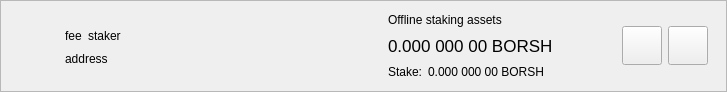
<?xml version="1.0" encoding="UTF-8"?>
<ui version="4.0">
 <class>DelegationItemWidget</class>
 <widget class="QWidget" name="DelegationItemWidget">
  <property name="geometry">
   <rect>
    <x>0</x>
    <y>0</y>
    <width>727</width>
    <height>92</height>
   </rect>
  </property>
  <property name="sizePolicy">
   <sizepolicy hsizetype="Preferred" vsizetype="Maximum">
    <horstretch>0</horstretch>
    <verstretch>0</verstretch>
   </sizepolicy>
  </property>
  <property name="windowTitle">
   <string>Form</string>
  </property>
  <layout class="QVBoxLayout" name="verticalLayout_2">
   <property name="spacing">
    <number>0</number>
   </property>
   <property name="leftMargin">
    <number>0</number>
   </property>
   <property name="topMargin">
    <number>0</number>
   </property>
   <property name="rightMargin">
    <number>0</number>
   </property>
   <property name="bottomMargin">
    <number>0</number>
   </property>
   <item>
    <widget class="QFrame" name="delegationItemFrame">
     <property name="frameShape">
      <enum>QFrame::StyledPanel</enum>
     </property>
     <property name="frameShadow">
      <enum>QFrame::Raised</enum>
     </property>
     <layout class="QHBoxLayout" name="horizontalLayout">
      <property name="topMargin">
       <number>0</number>
      </property>
      <property name="bottomMargin">
       <number>0</number>
      </property>
      <item>
       <widget class="QLabel" name="delegationLogo">
        <property name="sizePolicy">
         <sizepolicy hsizetype="Fixed" vsizetype="Fixed">
          <horstretch>0</horstretch>
          <verstretch>0</verstretch>
         </sizepolicy>
        </property>
        <property name="minimumSize">
         <size>
          <width>40</width>
          <height>40</height>
         </size>
        </property>
        <property name="alignment">
         <set>Qt::AlignCenter</set>
        </property>
       </widget>
      </item>
      <item>
       <widget class="QStackedWidget" name="stackedWidget">
        <property name="currentIndex">
         <number>0</number>
        </property>
        <widget class="QWidget" name="page">
         <layout class="QHBoxLayout" name="horizontalLayout_4">
          <item>
           <layout class="QHBoxLayout" name="horizontalLayout_3">
            <item>
             <layout class="QVBoxLayout" name="verticalLayout">
              <property name="rightMargin">
               <number>15</number>
              </property>
              <item>
               <spacer name="verticalSpacer_2">
                <property name="orientation">
                 <enum>Qt::Vertical</enum>
                </property>
                <property name="sizeHint" stdset="0">
                 <size>
                  <width>20</width>
                  <height>0</height>
                 </size>
                </property>
               </spacer>
              </item>
              <item alignment="Qt::AlignLeft">
               <widget class="QWidget" name="widgetDelegation" native="true">
                <property name="minimumSize">
                 <size>
                  <width>280</width>
                  <height>0</height>
                 </size>
                </property>
                <layout class="QHBoxLayout" name="horizontalLayout_2" stretch="0,0,1">
                 <property name="leftMargin">
                  <number>0</number>
                 </property>
                 <property name="topMargin">
                  <number>0</number>
                 </property>
                 <property name="rightMargin">
                  <number>0</number>
                 </property>
                 <property name="bottomMargin">
                  <number>0</number>
                 </property>
                 <item alignment="Qt::AlignLeft">
                  <widget class="QLabel" name="labelFee">
                   <property name="text">
                    <string>fee</string>
                   </property>
                   <property name="textInteractionFlags">
                    <set>Qt::LinksAccessibleByMouse|Qt::TextSelectableByMouse</set>
                   </property>
                  </widget>
                 </item>
                 <item alignment="Qt::AlignLeft">
                  <widget class="QLabel" name="labelStaker">
                   <property name="text">
                    <string>staker</string>
                   </property>
                   <property name="textInteractionFlags">
                    <set>Qt::LinksAccessibleByMouse|Qt::TextSelectableByMouse</set>
                   </property>
                  </widget>
                 </item>
                 <item>
                  <spacer name="horizontalSpacer">
                   <property name="orientation">
                    <enum>Qt::Horizontal</enum>
                   </property>
                   <property name="sizeType">
                    <enum>QSizePolicy::Minimum</enum>
                   </property>
                   <property name="sizeHint" stdset="0">
                    <size>
                     <width>0</width>
                     <height>20</height>
                    </size>
                   </property>
                  </spacer>
                 </item>
                </layout>
               </widget>
              </item>
              <item alignment="Qt::AlignLeft">
               <widget class="QLabel" name="labelAddress">
                <property name="text">
                 <string>address</string>
                </property>
                <property name="textInteractionFlags">
                 <set>Qt::LinksAccessibleByMouse|Qt::TextSelectableByMouse</set>
                </property>
               </widget>
              </item>
              <item>
               <spacer name="verticalSpacer">
                <property name="orientation">
                 <enum>Qt::Vertical</enum>
                </property>
                <property name="sizeHint" stdset="0">
                 <size>
                  <width>20</width>
                  <height>0</height>
                 </size>
                </property>
               </spacer>
              </item>
             </layout>
            </item>
            <item>
             <widget class="QWidget" name="vLineAssets" native="true">
              <property name="minimumSize">
               <size>
                <width>1</width>
                <height>0</height>
               </size>
              </property>
             </widget>
            </item>
            <item>
             <widget class="QWidget" name="widgetStakingAssets" native="true">
              <property name="sizePolicy">
               <sizepolicy hsizetype="Minimum" vsizetype="Preferred">
                <horstretch>0</horstretch>
                <verstretch>0</verstretch>
               </sizepolicy>
              </property>
              <layout class="QVBoxLayout" name="verticalLayout_3">
               <property name="leftMargin">
                <number>15</number>
               </property>
               <property name="topMargin">
                <number>0</number>
               </property>
               <property name="rightMargin">
                <number>15</number>
               </property>
               <property name="bottomMargin">
                <number>0</number>
               </property>
               <item>
                <widget class="QLabel" name="labelAssetsText">
                 <property name="text">
                  <string>Offline staking assets</string>
                 </property>
                 <property name="alignment">
                  <set>Qt::AlignLeading|Qt::AlignLeft|Qt::AlignVCenter</set>
                 </property>
                </widget>
               </item>
               <item>
                <widget class="QLabel" name="labelAssets">
                 <property name="font">
                  <font>
                   <pointsize>13</pointsize>
                  </font>
                 </property>
                 <property name="cursor">
                  <cursorShape>IBeamCursor</cursorShape>
                 </property>
                 <property name="toolTip">
                  <string>Your current spendable balance</string>
                 </property>
                 <property name="text">
                  <string notr="true">0.000 000 00 BORSH</string>
                 </property>
                 <property name="alignment">
                  <set>Qt::AlignLeading|Qt::AlignLeft|Qt::AlignVCenter</set>
                 </property>
                 <property name="textInteractionFlags">
                  <set>Qt::LinksAccessibleByMouse|Qt::TextSelectableByMouse</set>
                 </property>
                </widget>
               </item>
               <item>
                <layout class="QHBoxLayout" name="horizontalLayout_6">
                 <property name="spacing">
                  <number>6</number>
                 </property>
                 <item>
                  <widget class="QLabel" name="labelStakeText">
                   <property name="sizePolicy">
                    <sizepolicy hsizetype="Maximum" vsizetype="Preferred">
                     <horstretch>0</horstretch>
                     <verstretch>0</verstretch>
                    </sizepolicy>
                   </property>
                   <property name="text">
                    <string>Stake:</string>
                   </property>
                   <property name="alignment">
                    <set>Qt::AlignLeading|Qt::AlignLeft|Qt::AlignVCenter</set>
                   </property>
                  </widget>
                 </item>
                 <item>
                  <widget class="QLabel" name="labelStake">
                   <property name="text">
                    <string>0.000 000 00 BORSH</string>
                   </property>
                   <property name="alignment">
                    <set>Qt::AlignLeading|Qt::AlignLeft|Qt::AlignVCenter</set>
                   </property>
                   <property name="textInteractionFlags">
                    <set>Qt::LinksAccessibleByMouse|Qt::TextSelectableByMouse</set>
                   </property>
                  </widget>
                 </item>
                 <item>
                  <spacer name="horizontalSpacer_4">
                   <property name="orientation">
                    <enum>Qt::Horizontal</enum>
                   </property>
                   <property name="sizeType">
                    <enum>QSizePolicy::Minimum</enum>
                   </property>
                   <property name="sizeHint" stdset="0">
                    <size>
                     <width>0</width>
                     <height>0</height>
                    </size>
                   </property>
                  </spacer>
                 </item>
                </layout>
               </item>
              </layout>
             </widget>
            </item>
            <item>
             <spacer name="horizontalSpacer_2">
              <property name="orientation">
               <enum>Qt::Horizontal</enum>
              </property>
              <property name="sizeHint" stdset="0">
               <size>
                <width>193</width>
                <height>20</height>
               </size>
              </property>
             </spacer>
            </item>
            <item>
             <widget class="QToolButton" name="buttonSplit">
              <property name="text">
               <string/>
              </property>
              <property name="iconSize">
               <size>
                <width>32</width>
                <height>32</height>
               </size>
              </property>
             </widget>
            </item>
            <item>
             <widget class="QToolButton" name="buttonRemove">
              <property name="text">
               <string/>
              </property>
              <property name="iconSize">
               <size>
                <width>32</width>
                <height>32</height>
               </size>
              </property>
             </widget>
            </item>
           </layout>
          </item>
         </layout>
        </widget>
        <widget class="QWidget" name="page_2">
         <layout class="QHBoxLayout" name="horizontalLayout_5">
          <item>
           <widget class="QLabel" name="labelNewDelegation">
            <property name="text">
             <string>Add new delegations</string>
            </property>
           </widget>
          </item>
          <item>
           <spacer name="horizontalSpacer_3">
            <property name="orientation">
             <enum>Qt::Horizontal</enum>
            </property>
            <property name="sizeHint" stdset="0">
             <size>
              <width>408</width>
              <height>20</height>
             </size>
            </property>
           </spacer>
          </item>
          <item>
           <widget class="QToolButton" name="buttonRestore">
            <property name="text">
             <string/>
            </property>
            <property name="iconSize">
             <size>
              <width>32</width>
              <height>32</height>
             </size>
            </property>
           </widget>
          </item>
          <item>
           <widget class="QToolButton" name="buttonAdd">
            <property name="text">
             <string/>
            </property>
            <property name="iconSize">
             <size>
              <width>32</width>
              <height>32</height>
             </size>
            </property>
           </widget>
          </item>
         </layout>
        </widget>
       </widget>
      </item>
     </layout>
    </widget>
   </item>
  </layout>
 </widget>
 <resources/>
 <connections/>
</ui>
